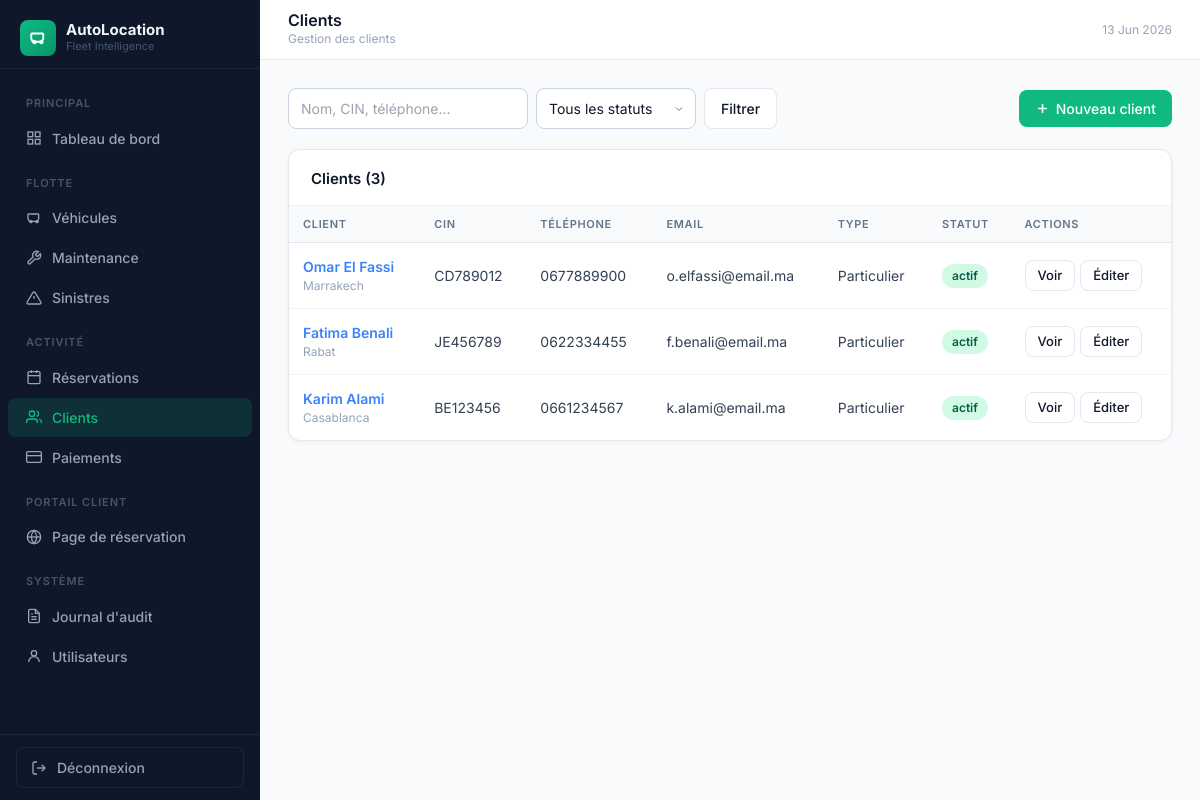
Screenshot of /?page=clients (signed in) with the database file from the repository.
### tables this page shows
CREATE TABLE IF NOT EXISTS `clients` (
  `id`                INT AUTO_INCREMENT PRIMARY KEY,
  `nom`               VARCHAR(100) NOT NULL,
  `prenom`            VARCHAR(100) NOT NULL,
  `email`             VARCHAR(150) DEFAULT NULL,
  `telephone`         VARCHAR(20)  DEFAULT NULL,
  `adresse`           TEXT         DEFAULT NULL,
  `ville`             VARCHAR(100) DEFAULT NULL,
  `cin`               VARCHAR(30)  DEFAULT NULL UNIQUE,
  `permis_numero`     VARCHAR(50)  DEFAULT NULL,
  `permis_categorie`  VARCHAR(20)  DEFAULT 'B',
  `permis_expiration` DATE         DEFAULT NULL,
  `type_client`       ENUM('particulier','entreprise') DEFAULT 'particulier',
  `entreprise`        VARCHAR(150) DEFAULT NULL,
  `statut`            ENUM('actif','suspendu','liste_noire') DEFAULT 'actif',
  `notes`             TEXT         DEFAULT NULL,
  `created_at`        TIMESTAMP DEFAULT CURRENT_TIMESTAMP
);

### app/Core/Controller.php (called while the page is built, shortened)
<?php
abstract class Controller
{
    protected function view(string $template, array $viewData = []): void
    {
        extract($viewData);
        $tplFile = APP_PATH . '/views/' . $template . '.php';
        require $tplFile;
    }
    protected function query(string $key, mixed $default = ''): mixed
    {
        return $_GET[$key] ?? $default;
    }
}

### app/Controllers/ClientController.php (called while the page is built, shortened)
<?php
class ClientController extends Controller
{
    private Client   $clientModel;
    public function __construct(\PDO $db)
    {
        $this->clientModel = new Client($db);
    }
    public function index(): void
    {
        $search = trim($this->query('search'));
        $statut = $this->query('statut');
        $page   = max(1, (int)$this->query('p', 1));
        $result = $this->clientModel->paginatedList($search, $statut, 15, $page);
        $this->view('clients/index', array_merge($result, compact('search', 'statut', 'flash')));
    }
}

### app/Core/Router.php (called while the page is built, shortened)
<?php
class Router
{
    private array $routes = [];
    public function add(string $method, string $page, string $controller, string $action): void
    {
        $this->routes[strtoupper($method)][$page] = [$controller, $action];
    }
    public function dispatch(\PDO $db): void
    {
        $page   = trim($_GET['page'] ?? '', '/');
        $method = strtoupper($_SERVER['REQUEST_METHOD']);
        $handler = $this->routes[$method][$page]
                ?? $this->routes['GET'][$page]
                ?? null;
        [$controllerClass, $action] = $handler;
        $controller = new $controllerClass($db);
        $controller->$action();
    }
}

### index.php (called while the page is built, shortened)
<?php
require_once __DIR__ . '/config/database.php';
spl_autoload_register(function (string $class): void {
    $file = APP_PATH . '/app/' . str_replace('\\', '/', substr($class, 4)) . '.php';
});
$db = (new Database())->getConnection();
$router = new App\Core\Router();
$router->dispatch($db);

### app/Core/Model.php (called while the page is built, shortened)
<?php
abstract class Model
{
    protected \PDO $db;
    protected string $table  = '';
    public function __construct(\PDO $db)
    {
        $this->db = $db;
    }
    public function count(string $where = '1=1', array $params = []): int
    {
        $stmt = $this->db->prepare("SELECT COUNT(*) FROM `{$this->table}` WHERE $where");
        $stmt->execute($params);
        return (int)$stmt->fetchColumn();
    }
    public function paginate(string $where, array $params, int $perPage, int $page, string $order = ''): array
    {
        $total  = $this->count($where, $params);
        $pages  = max(1, (int)ceil($total / $perPage));
        $page   = max(1, min($page, $pages));
        $offset = ($page - 1) * $perPage;
        $stmt = $this->db->prepare(
            "SELECT * FROM `{$this->table}` WHERE $where ORDER BY $order LIMIT $perPage OFFSET $offset"
        );
        $stmt->execute($params);
        $rows = $stmt->fetchAll();
        return [
            'rows'     => $rows,
            'total'    => $total,
            'per_page' => $perPage,
            'page'     => $page,
            'pages'    => $pages,
            'offset'   => $offset,
        ];
    }
}

### app/Models/Client.php (called while the page is built, shortened)
<?php
class Client extends Model
{
    public function paginatedList(string $search, string $statut, int $perPage, int $page): array
    {
        $where  = ['1=1'];
        $params = [];
        return $this->paginate(implode(' AND ', $where), $params, $perPage, $page, 'id DESC');
    }
}

### views/clients/index.php (the view, shortened to what this page needs)
<div style="display:flex;justify-content:space-between;align-items:center;margin-bottom:20px;flex-wrap:wrap;gap:12px;">
  <form method="GET" action="<?= BASE_URL ?>/" style="display:flex;gap:8px;flex-wrap:wrap;">
    <input type="text" name="search" value="<?= h($search) ?>" placeholder="Nom, CIN, téléphone..." class="form-control" style="width:240px;">
    <select name="statut" class="form-control" style="width:160px;" onchange="this.form.submit()">
      <option value="">Tous les statuts</option>
    </select>
    <button type="submit" class="btn btn-outline">Filtrer</button>
  </form>
  <a href="<?= BASE_URL ?>/?page=clients/add" class="btn btn-emerald">
    <svg width="15" height="15" fill="none" stroke="currentColor" stroke-width="2.5" viewBox="0 0 24 24"><line x1="12" y1="5" x2="12" y2="19"/><line x1="5" y1="12" x2="19" y2="12"/></svg>
    Nouveau client
  </a>
</div>
<div class="card">
  <div class="card-header"><span class="card-title">Clients (<?= $total ?>)</span></div>
  <div style="overflow-x:auto;">
    <table class="data-table">
      <thead>
        <tr><th>Client</th><th>CIN</th><th>Téléphone</th><th>Email</th><th>Type</th><th>Statut</th><th>Actions</th></tr>
      </thead>
      <tbody>
        <?php foreach ($rows as $r): ?>
        <tr>
          <td>
            <a href="<?= BASE_URL ?>/?page=clients/show&id=<?= $r['id'] ?>" style="font-weight:600;color:#3b82f6;"><?= h($r['prenom'].' '.$r['nom']) ?></a>
            <?php if (!empty($r['ville'])): ?><div style="font-size:12px;color:#94a3b8;"><?= h($r['ville']) ?></div><?php endif; ?>
          </td>
          <td><?= h($r['cin']??'—') ?></td>
          <td><?= h($r['telephone']??'—') ?></td>
          <td><?= h($r['email']??'—') ?></td>
          <td><?= h(ucfirst($r['type_client']??'particulier')) ?></td>
          <td><?= status_badge($r['statut']) ?></td>
          <td>
            <div style="display:flex;gap:5px;">
              <a href="<?= BASE_URL ?>/?page=clients/show&id=<?= $r['id'] ?>" class="btn btn-outline btn-sm">Voir</a>
              <a href="<?= BASE_URL ?>/?page=clients/edit&id=<?= $r['id'] ?>" class="btn btn-outline btn-sm">Éditer</a>
            </div>
          </td>
        </tr>
        <?php endforeach; ?>
      </tbody>
    </table>
  </div>
</div>

### config/database.php (shortened to what this page needs)
<?php
function h(mixed $v): string { return htmlspecialchars((string)$v, ENT_QUOTES, 'UTF-8'); }
function status_badge(string $status): string {
    $map = [
        'disponible'  => 'badge-green',
        'loué'        => 'badge-blue',
        'maintenance' => 'badge-yellow',
        'indisponible'=> 'badge-red',
        'en attente'  => 'badge-yellow',
        'confirmée'   => 'badge-blue',
        'en cours'    => 'badge-green',
        'terminée'    => 'badge-gray',
        'annulée'     => 'badge-red',
        'actif'       => 'badge-green',
        'suspendu'    => 'badge-yellow',
        'liste_noire' => 'badge-red',
        'planifiée'   => 'badge-blue',
        'ouvert'      => 'badge-red',
        'clôturé'     => 'badge-gray',
    ];
    $cls = $map[$status] ?? 'badge-gray';
    return '<span class="badge ' . $cls . '">' . h($status) . '</span>';
}

### views/layouts/admin.php (style rules this page uses)
* { font-family: 'Inter', sans-serif; }
body { background: #f8fafc; }
.card { background:#fff; border-radius:12px; border:1px solid #e2e8f0; box-shadow:0 1px 4px rgba(15,23,42,.05); }
.card-header { padding:18px 22px 14px; border-bottom:1px solid #f1f5f9; display:flex; align-items:center; justify-content:space-between; }
.card-title { font-size:15px; font-weight:600; color:#0f172a; }
.badge { display:inline-flex; align-items:center; padding:3px 10px; border-radius:9999px; font-size:12px; font-weight:600; }
.badge-green { background:#d1fae5; color:#065f46; }
.btn { display:inline-flex; align-items:center; gap:6px; padding:8px 16px; border-radius:8px; font-size:14px; font-weight:500; cursor:pointer; text-decoration:none; border:none; transition:all .15s; }
.btn-emerald { background:#10b981; color:#fff; }
.btn-outline { background:#fff; color:#0f172a; border:1px solid #e2e8f0; }
.btn-sm { padding:5px 12px; font-size:13px; }
.data-table { width:100%; border-collapse:collapse; }
.data-table thead th { font-size:11px; font-weight:600; text-transform:uppercase; letter-spacing:.06em; color:#64748b; padding:10px 14px; text-align:left; background:#f8fafc; border-bottom:1px solid #e2e8f0; }
.data-table tbody td { padding:13px 14px; font-size:14px; color:#334155; border-bottom:1px solid #f1f5f9; }
.data-table tbody tr:last-child td { border-bottom:none; }
.form-control { width:100%; padding:9px 12px; border:1px solid #cbd5e1; border-radius:8px; font-size:14px; color:#0f172a; outline:none; transition:border .15s; background:#fff; }
select.form-control { appearance:none; background-repeat:no-repeat; background-position:right 10px center; padding-right:28px; }

### rows the page displays
clients: prenom+nom "Omar El Fassi", ville "Marrakech", cin "CD789012", telephone "0677889900", email "o.elfassi@email.ma", type_client "Particulier", statut "actif"
clients: prenom+nom "Fatima Benali", ville "Rabat", cin "JE456789", telephone "0622334455", email "f.benali@email.ma", type_client "Particulier", statut "actif"
clients: prenom+nom "Karim Alami", ville "Casablanca", cin "BE123456", telephone "0661234567", email "k.alami@email.ma", type_client "Particulier", statut "actif"

### other values shown
$pageTitle "Clients"
$pageBreadcrumb "Gestion des clients"
$total "3"
